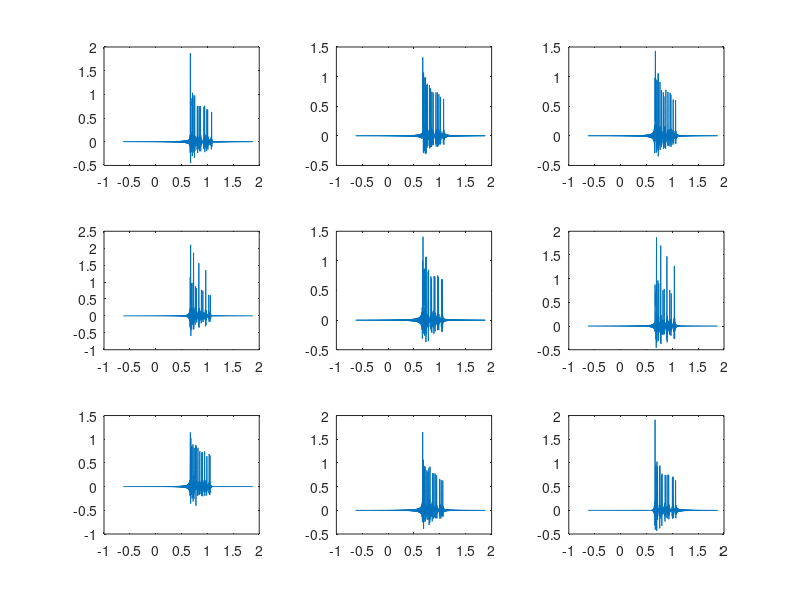

This figure's MATLAB source: (Note: this script raises an error after producing the figure.)
clear all
clc
close all
load("received_signals.mat");
t=linspace(-0.6252,2.5-0.6252,3001);
t2=linspace(-0.6252,2.5*2-0.6252,3000*2);
c=1500;
sum=zeros(1,3001);
reversed_signals=[];
h=150;
resolution = 10; 
yRange = (0 : resolution : h); 
xRange = (0 : resolution : 1500); 
hr = 15 : 15 : h - 15; 
ns = 8;

%% Flipping signals
for s = 1:9
subplot(330+s)
plot(t,green(s,:))
hold on
reversed_signals(s,:)=flip(green(s,:));
hold on
% plot (t,reversed_signal)
end
%% Backpropagation
grid=[];
for xn =1: length(xRange)
    for zn =1: length(yRange)
        xs=xRange(xn);
        zs=yRange(zn);
        xr=1200;
        received_signal=zeros(1,6000);
        for i = 1:9
            zr=hr(i);
            signal=reversed_signals(i,:);
            received_signal = apply_green_function(signal,c,h,ns,xr,zr,xs,zs)+received_signal;
        end
        received_signal=normalize(received_signal);
        grid(zn,xn)=max(received_signal);
    end
end
figure
image(grid,'CDataMapping','scaled') 
xticklabels((xticks*resolution)-resolution+xRange(1)) 
yticklabels((yticks*resolution)-resolution+yRange(1))
colorbar
[M,I]=max(grid);
[M2,I2]=max(M);
depth=I(I2);
x_distance=I2;
disp("Source depth is")
yRange(depth)
disp("Source x-distance is")
xr-xRange(x_distance)
title("Source is "+compose("%d",round(yRange(depth)))+"m from surface and "+compose("%d",round(xr-xRange(x_distance)))+"m from the recievers")
